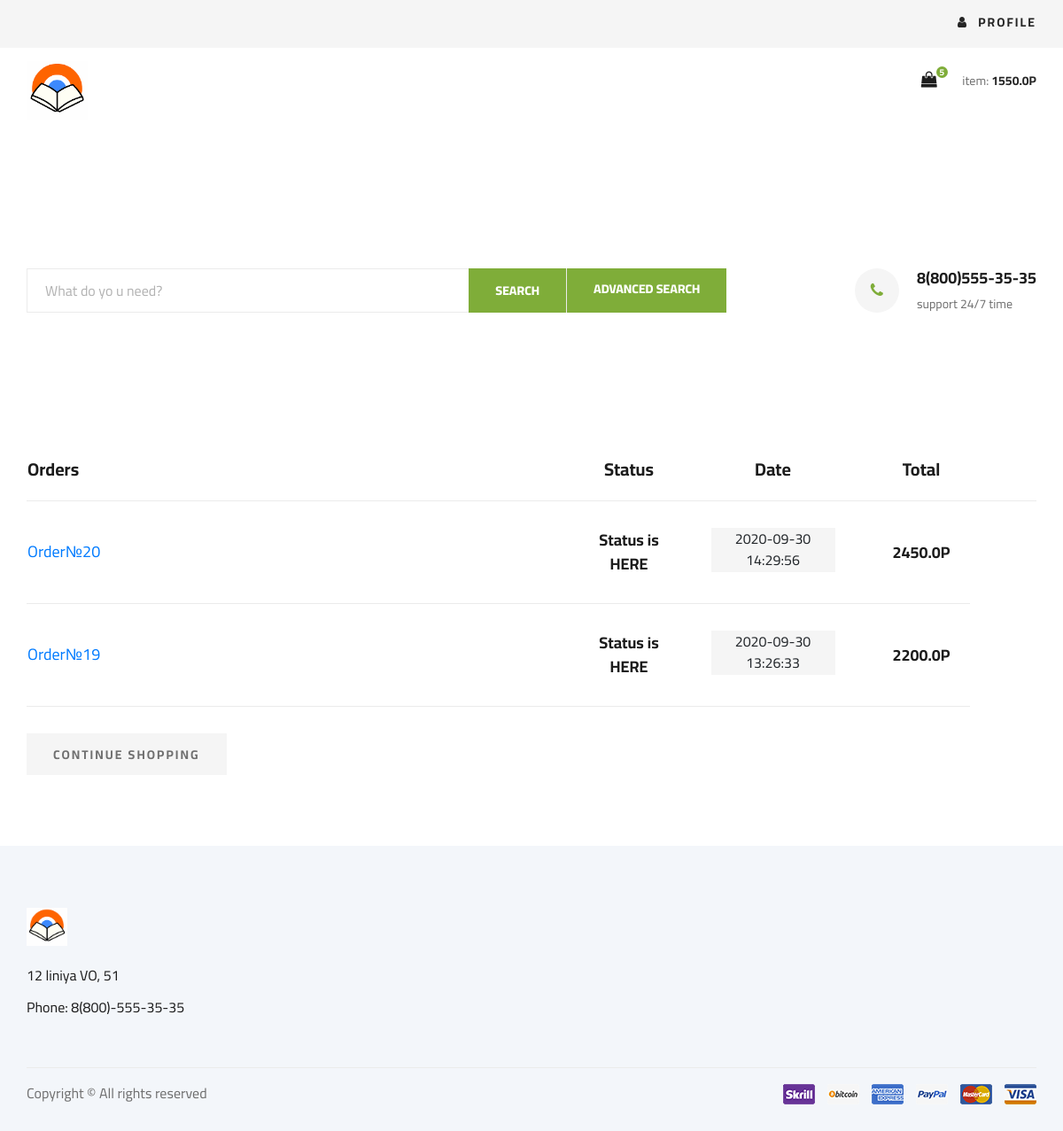
The app's page /user/orders (signed in) with its own data.
### tables this page shows
CREATE TABLE "Заказ" (
	"id"	INTEGER NOT NULL UNIQUE,
	"user_id"	INTEGER NOT NULL,
	"date"	DATE NOT NULL DEFAULT (datetime('now', 'localtime')),
	"status"	INTEGER NOT NULL,
	"total"	FLOAT NOT NULL,
	"address_id"	INTEGER,
	FOREIGN KEY("user_id") REFERENCES "Покупатель"("id"),
	FOREIGN KEY("address_id") REFERENCES "Адрес"("id"),
	PRIMARY KEY("id" AUTOINCREMENT)
);

### app/views.py (the view)
@app.route('/user/orders',methods=['GET'])
@flask_login.login_required
def showOrders():
    orders = Order.getOrdersOfUser(flask_login.current_user.userID)
    if(orders['status'] == 0):
        return render_template('orders-page.html',ordersList = orders['data'],user = flask_login.current_user)
    else:
        return render_template('orders-page.html',error = orders['message'],user = flask_login.current_user)

### app/model.py (called while the page is built)
@login_manager.user_loader
def load_user(userID):
    cursor = db.execute('select * from Покупатель where id = {};'.format(userID))
    allRows = cursor.fetchall()
    if(len(allRows) == 0):
        return None
    row = allRows[0]
    user = User(userID = row[0],email = row[4],
    password_hash = row[6],last_name=row[1],
    first_name =row[2] ,birthdate = row[5])
    if(checkIfUserAdmin(userID)):
        user.set_admin(True)
    return user

def checkIfUserAdmin(userID):
    cursor = db.execute('select * from Админ where user_id == {};'.format(userID))
    user = cursor.fetchone()
    return user is not None

### app/models/Cart.py (called while the page is built)
    @staticmethod #TODO: REFACTOR
    def countTotalCostOfUser(userID):
        row = SqlExecuter.getOneRowsPacked('select SUM(cart.count*pr.cost_sale) as "totalCost" \
                from Товар as pr \
                inner join Корзина as cart on pr.id == product_id \
                and user_id = {};'.format(userID))
        if(row['totalCost']) is None:
            return 0.0
        else:
            return float(row['totalCost'])

### app/models/Order.py (called while the page is built)
    @staticmethod
    def getOrdersOfUser(userID):
        result = {}
        cursor = db.execute('select * from Заказ as ord inner join Адрес as addr where ord.address_id == addr.id and user_id = {} order by id DESC;'.format(userID))
        allRows = cursor.fetchall()
        cursor.close()
        data = []
        if(len(allRows) == 0):
            result['status'] = 2
            result['message'] = 'Empty'
            result['data'] = []
            return result
        for row in allRows:
            data.append({'id':row[0],'date':row[2],
            'status':row[3],'total':row[4],'address':row[5]})
        result['status'] = 0
        result['message'] = 'OK'
        result['data'] = data
        return result

### app/models/SqlExecuter.py (called while the page is built)
    @staticmethod
    def getOneRowAndColumns(query):
        cursor = db.execute(query)
        columns  = [description[0] for description in cursor.description]
        row = cursor.fetchone()
        cursor.close()
        return {'row':row,'columns':columns}

    @staticmethod
    def prepareDataByOneRow(row,columns):
        if(row is None or len(row) == 0):
            return None
        keyword = {}
        for i in range(len(columns)):
            keyword[columns[i]] = row[i]
        return keyword

### app/models/User.py (called while the page is built)
    def set_admin(self,boolean):
        self.is_admin = boolean

    def getTotalCostOfCart(self):
        return Cart.countTotalCostOfUser(self.userID)

### app/templates/orders-page.html (shortened to what this page needs)
<!DOCTYPE html>
<html lang="zxx">
<head>
    <link rel="stylesheet" href="{{url_for('static',filename='css/bootstrap.min.css')}}" type="text/css">
    <link rel="stylesheet" href="{{url_for('static',filename='css/font-awesome.min.css')}}" type="text/css">
    <link rel="stylesheet" href="{{url_for('static',filename='css/elegant-icons.css')}}" type="text/css">
    <link rel="stylesheet" href="{{url_for('static',filename='css/nice-select.css')}}" type="text/css">
    <link rel="stylesheet" href="{{url_for('static',filename='css/jquery-ui.min.css')}}" type="text/css">
    <link rel="stylesheet" href="{{url_for('static',filename='css/owl.carousel.min.css')}}" type="text/css">
    <link rel="stylesheet" href="{{url_for('static',filename='css/slicknav.min.css')}}" type="text/css">
    <link rel="stylesheet" href="{{url_for('static',filename='css/style.css')}}" type="text/css">
</head>
<body>
    {% include 'base/header.html' %}
    {% include 'base/hero.html' %}
    <section class="shoping-cart spad">
        <div class="container">
            <div class="row">
                <div class="col-lg-12">
                    <div class="shoping__cart__table">
                        <table>
                            <thead>
                                <tr>
                                    <th class="shoping__product">Orders</th>
                                    <th>Status</th>
                                    <th>Date</th>
                                    <th>Total</th>
                                    <th></th>
                                </tr>
                            </thead>
                            <tbody>
                                {%if not error%}
                                {% if ordersList|length == 0 %}
                                <tr><td>Empty</td></tr>
                                {% else %}
                                {% for order in ordersList %}
                                <tr>
                                    <td class="shoping__cart__item">
                                        <h5><a style="text-decoration: none;" href="{{ url_for('showDetailsOfOrder',orderID=order.id)}}">Order№{{ order.id}}</a></h5>
                                    </td>
                                    <td class="shoping__cart__price">
                                        Status is HERE
                                    </td>
                                    <td class="shoping__cart__quantity">
                                        <div class="quantity">
                                            <div class="pro-qty-cart">
                                                {{order.date}}
                                            </div>
                                        </div>
                                    </td>
                                    <td class="shoping__cart__total">
                                        {{order.total}}P
                                    </td>
                                </tr>
                                {% endfor %}
                                {%endif%}
                                {% else %}
                                <tr><td>{{error}}</td></tr>
                                {% endif %}
                            </tbody>
                        </table>
                    </div>
                </div>
            </div>
            <div class="row">
                <div class="col-lg-12">
                    <div class="shoping__cart__btns">
                        <a href="{{ url_for('showBooks',page=1) }}" class="primary-btn cart-btn">CONTINUE SHOPPING</a>
                    </div>
                </div>
            </div>
        </div>
    </section>
    {%  include 'base/footer.html' %}
</body>
</html>

### app/static/css/style.css (style rules this page uses)
html, body { height: 100%; font-family: "Cairo", sans-serif; -webkit-font-smoothing: antialiased; font-smoothing: antialiased; }
h1, h2, h3, h4, h5, h6 { margin: 0; color: #111111; font-weight: 400; font-family: "Cairo", sans-serif; }
h5 { font-size: 18px; }
.spad { padding-top: 100px; padding-bottom: 100px; }
.primary-btn { display: inline-block; text-decoration: none; font-size: 14px; padding: 10px 28px 10px; color: #ffffff; text-transform: uppercase; font-weight: 700; background: #7fad39; letter-spacing: 2px; }
.shoping-cart { padding-top: 80px; padding-bottom: 80px; }
.shoping__cart__table { margin-bottom: 30px; }
.shoping__cart__table table { width: 100%; text-align: center; }
.shoping__cart__table table thead tr { border-bottom: 1px solid #ebebeb; }
.shoping__cart__table table thead th { font-size: 20px; font-weight: 700; color: #1c1c1c; padding-bottom: 20px; }
.shoping__cart__table table thead th.shoping__product { text-align: left; }
.shoping__cart__table table tbody tr td { padding-top: 30px; padding-bottom: 30px; border-bottom: 1px solid #ebebeb; }
.shoping__cart__table table tbody tr td.shoping__cart__item { width: 630px; text-align: left; }
.shoping__cart__table table tbody tr td.shoping__cart__item h5 { color: #1c1c1c; display: inline-block; }
.shoping__cart__table table tbody tr td.shoping__cart__price { font-size: 18px; color: #1c1c1c; font-weight: 700; width: 100px; }
.shoping__cart__table table tbody tr td.shoping__cart__total { font-size: 18px; color: #1c1c1c; font-weight: 700; width: 110px; }
.shoping__cart__table table tbody tr td.shoping__cart__quantity { width: 225px; }
.primary-btn.cart-btn { color: #6f6f6f; padding: 14px 30px 12px; background: #f5f5f5; }
@media only screen and (min-width: 1200px) { .container { max-width: 1170px; } }

### app/templates/orders-page.html (style rules this page uses)
.pro-qty-cart { width: 140px; height: 50px; display: inline-block; position: relative; text-align: center; background: #f5f5f5; margin-bottom: 5px; }

### records on screen
Заказ: id "20", date "2020-09-30 14:29:56", total "2450.0"
Заказ: id "19", date "2020-09-30 13:26:33", total "2200.0"

### other values on screen
{{ user.getCountOfItemsInCart() }} "5"
{{ user.getTotalCostOfCart() }} "1550.0"
